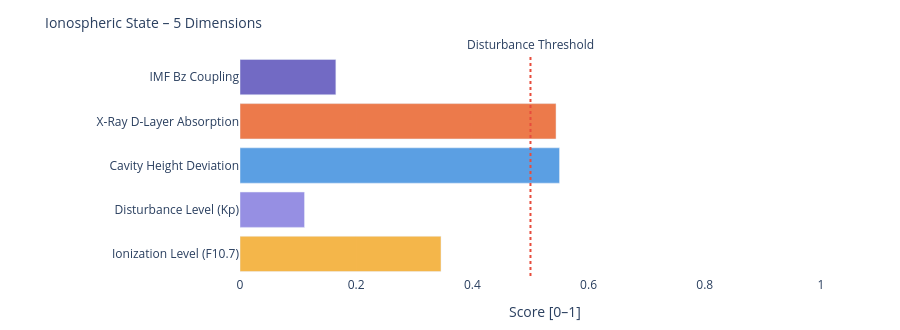

Notebook code cell kept with this figure:
### Markdown cell above
---
### 📐 Systemic Insight: Geometric Cavity vs. Real Schumann Resonance

**Relevant for:** Layer 6 = delta analysis &nbsp;|&nbsp; Layer 7 = feature vector / system interpretation

A cavity height change from 80 km to 70 km shifts the **idealized geometric frequencies** only minimally:

| Modus | Aktuell | Referenz | Δ |
|-------|---------|----------|---|
| SR-1 | 10.4762 Hz | 10.4599 Hz | +16 mHz |
| SR-2 | 18.1452 Hz | 18.1171 Hz | +28 mHz |
| SR-3 | 25.6612 Hz | 25.6215 Hz | +40 mHz |
| SR-4 | 33.1285 Hz | 33.0772 Hz | +51 mHz |

The geometric effect is limited because 10 km is very small compared to Earth's radius (~6371 km).

**Consequence:** Real Schumann deviations are likely driven more strongly by **conductivity, damping, day/night structure, lightning distribution and source geometry** than by pure cavity height.

---

**Layer 6 compares:**
```
geometric Δ from Layer 4  vs.  observed Δ from real Schumann measurement data
```

**Layer 7 Feature:**
```
If real Δ >> geometric Δ  →  non-geometric factors dominant
```

### Code cell
# ============================================================
# IONOSPHERIC STATE – Summary gauge
# Five dimensions: ionization, disturbance, cavity height, X-Ray, Bz coupling
# ============================================================

def norm(v, lo, hi):
    if v is None: return None
    return round(max(0.0, min(1.0, (v - lo) / (hi - lo))), 3)

# Ionization level (F10.7 → F2-Layer)
ioniz = norm(f107_val, 60, 250)

# Disturbance level (Kp → E/F-Layer irregularities)
disturb = norm(kp_val, 0, 9)

# Cavity height deviation from reference (80 km)
h_dev = norm(abs(h_eff - 80), 0, 20)

# X-Ray ionization (D-Layer absorption)
xray_ioniz = None
if xray_now is not None:
    xray_ioniz = norm(math.log10(max(xray_now, 1e-9)) + 9, 0, 5)

# Bz coupling (southward Bz → stronger magnetosphere-ionosphere coupling)
bz_coupling = norm(-(bz_now or 0), -5, 30) if bz_now is not None else None

dims = [
    ('Ionization Level (F10.7)',    ioniz,      '#F2A623'),
    ('Disturbance Level (Kp)',      disturb,    '#7F77DD'),
    ('Cavity Height Deviation',     h_dev,      '#378ADD'),
    ('X-Ray D-Layer Absorption',    xray_ioniz, '#E85D24'),
    ('IMF Bz Coupling',             bz_coupling,'#534AB7'),
]

fig = go.Figure()
for name, val, col in dims:
    if val is not None:
        h = int(val * 20)
        bar = '█' * h + '░' * (20 - h)
        label = f'{name}:  {bar}  {val:.3f}'
    else:
        label = f'{name}:  {"─" * 20}  n/a'
    fig.add_trace(go.Bar(
        x=[val if val is not None else 0],
        y=[name],
        orientation='h',
        marker_color=col, opacity=0.82,
        showlegend=False
    ))

fig.add_vline(x=0.5, line_dash='dot', line_color='#e74c3c',
              annotation_text='Disturbance Threshold', annotation_position='top')
fig.update_layout(
    title=dict(text='Ionospheric State – 5 Dimensions', font=dict(size=14)),
    xaxis=dict(title='Score [0–1]', range=[0, 1.05]),
    height=330, plot_bgcolor='rgba(0,0,0,0)', paper_bgcolor='rgba(0,0,0,0)',
    margin=dict(l=240, r=50, t=55, b=40)
)
fig.show()

print(f'\nIonospheric state:')
for name, val, _ in dims:
    print(f'  {name:<35} {val:.3f}' if val is not None else f'  {name:<35} n/a')

### Figure 1 — Plotly figure (JSON) as saved in the notebook; plotly's stock layout.template omitted (floating-point values rounded to 4 significant figures)
{"data": [{"marker": {"color": "#F2A623"}, "opacity": 0.82, "orientation": "h", "showlegend": false, "type": "bar", "x": [0.346], "y": ["Ionization Level (F10.7)"]}, {"marker": {"color": "#7F77DD"}, "opacity": 0.82, "orientation": "h", "showlegend": false, "type": "bar", "x": [0.111], "y": ["Disturbance Level (Kp)"]}, {"marker": {"color": "#378ADD"}, "opacity": 0.82, "orientation": "h", "showlegend": false, "type": "bar", "x": [0.55], "y": ["Cavity Height Deviation"]}, {"marker": {"color": "#E85D24"}, "opacity": 0.82, "orientation": "h", "showlegend": false, "type": "bar", "x": [0.544], "y": ["X-Ray D-Layer Absorption"]}, {"marker": {"color": "#534AB7"}, "opacity": 0.82, "orientation": "h", "showlegend": false, "type": "bar", "x": [0.165], "y": ["IMF Bz Coupling"]}], "layout": {"annotations": [{"showarrow": false, "text": "Disturbance Threshold", "x": 0.5, "xanchor": "center", "xref": "x", "y": 1, "yanchor": "bottom", "yref": "y domain"}], "height": 330, "margin": {"b": 40, "l": 240, "r": 50, "t": 55}, "paper_bgcolor": "rgba(0,0,0,0)", "plot_bgcolor": "rgba(0,0,0,0)", "shapes": [{"line": {"color": "#e74c3c", "dash": "dot"}, "type": "line", "x0": 0.5, "x1": 0.5, "xref": "x", "y0": 0, "y1": 1, "yref": "y domain"}], "title": {"font": {"size": 14}, "text": "Ionospheric State – 5 Dimensions"}, "xaxis": {"range": [0, 1.05], "title": {"text": "Score [0–1]"}}}}
